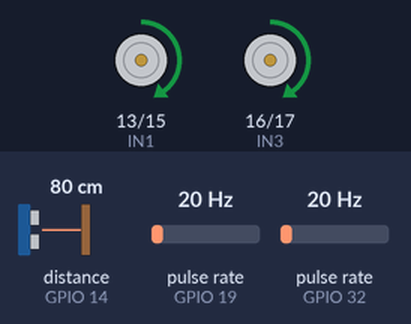
Bench run of a sketch on a simulated ESP32. Parts: motor-driver pin pairs drawn as motors (green arrow = first pin HIGH = forward, orange = second pin HIGH = backward, longer = more drive, scaled by the enable pin). Wiring (inferred from the names in the program): ultrasonic range finder: trigger GPIO 12; echo GPIO 14; 2 × pulse sensor: data GPIO 19 / data GPIO 32. The inputs (shaded band) are chosen by the test bench; at power-on: distance to the obstacle (sensor on GPIO 14) 80 cm, pulse rate (sensors on GPIO 19, GPIO 32) 20 Hz. The echo pulse lasts 58.3 µs per cm; what the sketch prints to the serial monitor is not drawn.

Above: at 1.2 s.
1.3 s: distance to the obstacle (sensor on GPIO 14) set to 19 cm
3.0 s: distance to the obstacle (sensor on GPIO 14) set to 15 cm
At 4.5 s:
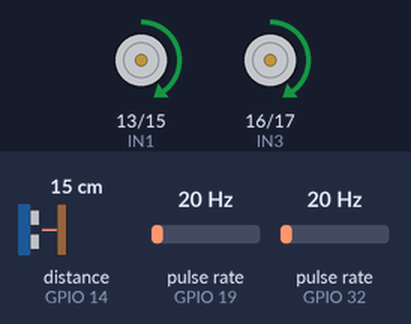
5.0 s: distance to the obstacle (sensor on GPIO 14) set to 12 cm
At 6.7 s:
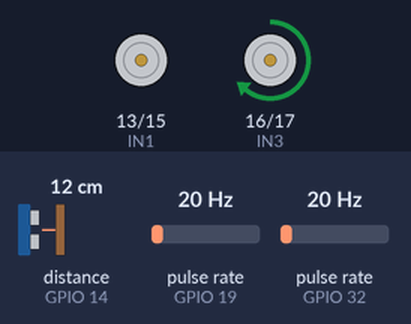
7.0 s: distance to the obstacle (sensor on GPIO 14) set to 2 cm
At 10.0 s:
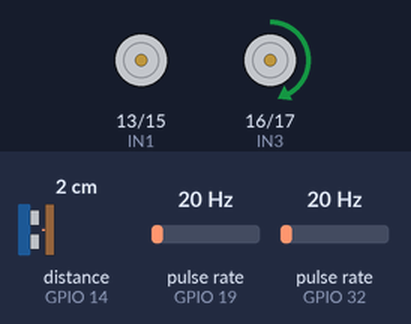
13.0 s: distance to the obstacle (sensor on GPIO 14) set to 18 cm
At 15.0 s:
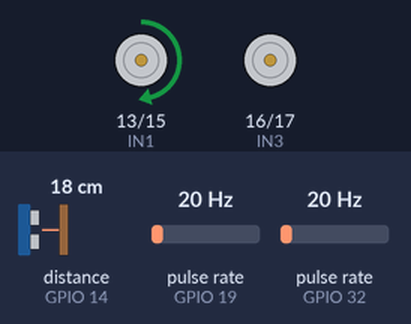
16.0 s: distance to the obstacle (sensor on GPIO 14) set to 4 cm
At 18.9 s:
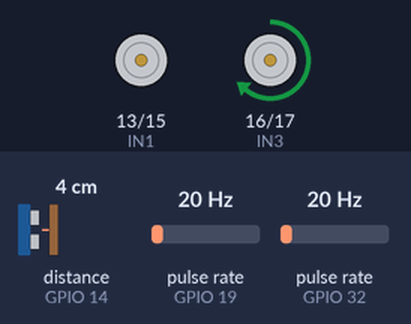
Timing chart, 0 to 20.0 s (numbered marks = the images above; inputs shaded):
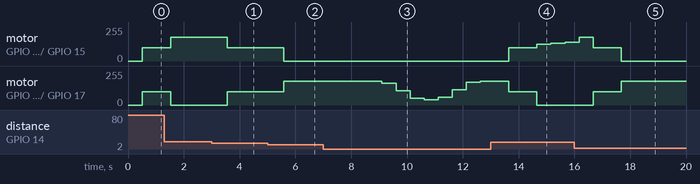

The sketch:

Water_Level_Leakage_Controller.ino
```cpp
#include <Arduino.h>

// =======================================
// --- Ultrasonic Sensor ---
#define TRIG_PIN 12
#define ECHO_PIN 14

// --- L298N Motor Pins ---
#define IN1 13
#define IN2 15
#define IN3 16
#define IN4 17
#define ENA 2   // PWM for inlet motor
#define ENB 4   // PWM for outlet motor

// --- PID Parameters ---
float Kp = 2.0;
float Ki = 0.4;
float Kd = 1.0;

// --- Level Control Parameters ---
float setpoint = 16.0;      // Target water level (cm)
float tolerance = 1.0;      // Allowed deviation (±1 cm)
float hysteresis = 0.5;     // Hysteresis buffer
float prevError = 0;
float integral = 0;

// --- Debounce Parameters ---
int stableCount = 0;          // Counts consistent readings
const int debounceLimit = 2;  // Require 2 stable readings before switching state

// --- System States ---
enum SystemState { FILLING, DRAINING, BALANCED, IDLE };
SystemState currentState = IDLE;
SystemState nextState = BALANCED;

// =======================================
// --- Dual Flow Sensor Setup ---
volatile int pulseCount1 = 0;
volatile int pulseCount2 = 0;

unsigned long lastFlowTime = 0;
float flowRate1 = 0;
float flowRate2 = 0;

// Interrupt Service Routines
void IRAM_ATTR pulseCounter1() {
  pulseCount1++;
}
void IRAM_ATTR pulseCounter2() {
  pulseCount2++;
}

// =======================================
// --- Ultrasonic Reading Function ---
float readUltrasonic() {
  digitalWrite(TRIG_PIN, LOW);
  delayMicroseconds(2);
  digitalWrite(TRIG_PIN, HIGH);
  delayMicroseconds(10);
  digitalWrite(TRIG_PIN, LOW);

  long duration = pulseIn(ECHO_PIN, HIGH, 30000);
  float distance = (duration * 0.0343) / 2.0; // cm
  return distance;
}

// =======================================
// --- Motor Control Functions ---
void runInletMotor(int pwm) {
  digitalWrite(IN1, HIGH);
  digitalWrite(IN2, LOW);
  analogWrite(ENA, pwm);
}

void runOutletMotor(int pwm) {
  digitalWrite(IN3, HIGH);
  digitalWrite(IN4, LOW);
  analogWrite(ENB, pwm);
}

void stopMotors() {
  digitalWrite(IN1, LOW);
  digitalWrite(IN2, LOW);
  digitalWrite(IN3, LOW);
  digitalWrite(IN4, LOW);
  analogWrite(ENA, 0);
  analogWrite(ENB, 0);
}

// =======================================
// --- Setup ---
void setup() {
  Serial.begin(115200);

  // Ultrasonic + Motor Pins
  pinMode(TRIG_PIN, OUTPUT);
  pinMode(ECHO_PIN, INPUT);
  pinMode(IN1, OUTPUT);
  pinMode(IN2, OUTPUT);
  pinMode(IN3, OUTPUT);
  pinMode(IN4, OUTPUT);
  pinMode(ENA, OUTPUT);
  pinMode(ENB, OUTPUT);

  // Flow Sensors
  pinMode(19, INPUT_PULLUP);  // Flow Sensor 1
  pinMode(32, INPUT_PULLUP);  // Flow Sensor 2
  attachInterrupt(digitalPinToInterrupt(19), pulseCounter1, RISING);
  attachInterrupt(digitalPinToInterrupt(32), pulseCounter2, RISING);

  Serial.println("System initialized with hysteresis + debounce (2 readings).");
}

// =======================================
// --- Main Loop ---
void loop() {
  // ===========================
  // --- Ultrasonic PID Logic ---
  float distance = readUltrasonic();

  float error = setpoint - distance;
  integral += error;
  float derivative = error - prevError;
  float output = (Kp * error) + (Ki * integral) + (Kd * derivative);
  prevError = error;

  int pwm = constrain(abs(output) * 10, 40, 180);  // Reduced speed
  int balancedPWM = 100;                           // Gentle balanced mode

  switch (currentState) {
    case IDLE:
      nextState = BALANCED;
      break;

    case FILLING:
      if (distance <= setpoint - tolerance + hysteresis)
        nextState = BALANCED;
      else
        nextState = FILLING;
      break;

    case DRAINING:
      if (distance >= setpoint + tolerance - hysteresis)
        nextState = BALANCED;
      else
        nextState = DRAINING;
      break;

    case BALANCED:
      if (distance > setpoint + tolerance + hysteresis)
        nextState = FILLING;
      else if (distance < setpoint - tolerance - hysteresis)
        nextState = DRAINING;
      else
        nextState = BALANCED;
      break;
  }

  // --- Debounce Logic ---
  if (nextState == currentState) {
    stableCount = 0;
  } else {
    stableCount++;
    if (stableCount >= debounceLimit) {
      currentState = nextState;
      stableCount = 0;
    }
  }

  // --- Display PID Values ---
  Serial.print("Distance: ");
  Serial.print(distance, 2);
  Serial.print(" cm | Error: ");
  Serial.print(error, 2);
  Serial.print(" | PWM: ");
  Serial.print(pwm);
  Serial.print(" | State: ");

  if (currentState == FILLING) {
    runInletMotor(pwm);
    digitalWrite(IN3, LOW);
    digitalWrite(IN4, LOW);
    analogWrite(ENB, 0);
    Serial.println("FILLING tank...");
  }
  else if (currentState == DRAINING) {
    runOutletMotor(pwm);
    digitalWrite(IN1, LOW);
    digitalWrite(IN2, LOW);
    analogWrite(ENA, 0);
    Serial.println("DRAINING tank...");
  }
  else if (currentState == BALANCED) {
    runInletMotor(balancedPWM);
    runOutletMotor(balancedPWM);
    Serial.println("BALANCED — both motors ON (opposite directions).");
  }

  // ===========================
  // --- Flow Sensor Logic (1 sec interval) ---
  unsigned long currentTime = millis();
  if (currentTime - lastFlowTime > 1000) {
    detachInterrupt(digitalPinToInterrupt(19));
    detachInterrupt(digitalPinToInterrupt(32));

    // YF-S201: ~450 pulses per liter
    flowRate1 = (pulseCount1 / 450.0) * 60.0; // L/min
    flowRate2 = (pulseCount2 / 450.0) * 60.0; // L/min

    Serial.print("Flow 1 (GPIO19): ");
    Serial.print(flowRate1);
    Serial.print(" L/min   ");
    Serial.print("Flow 2 (GPIO32): ");
    Serial.print(flowRate2);
    Serial.println(" L/min");

    pulseCount1 = 0;
    pulseCount2 = 0;
    lastFlowTime = currentTime;

    attachInterrupt(digitalPinToInterrupt(19), pulseCounter1, RISING);
    attachInterrupt(digitalPinToInterrupt(32), pulseCounter2, RISING);
  }

  delay(500);
}
```

Measured:
- the behaviour switches between 15 and 14 cm on distance to the obstacle (sensor on GPIO 14) (found by bisection; images 1 and 2)
- after the input at 3.0 s, motor on GPIO 13 (IN1) / GPIO 15 (IN2): forward 180/255 → forward 100/255 after 0.55 s; motor on GPIO 16 (IN3) / GPIO 17 (IN4): stopped → forward 100/255 after 0.55 s
- after the input at 5.0 s, motor on GPIO 13 (IN1) / GPIO 15 (IN2): forward 100/255 → stopped after 0.58 s; motor on GPIO 16 (IN3) / GPIO 17 (IN4): forward 100/255 → forward 180/255 after 0.58 s
- after the input at 7.0 s, motor on GPIO 16 (IN3) / GPIO 17 (IN4): forward 180/255 → forward 164/255 after 2.1 s, → forward 108/255 0.51 s later, → forward 52/255 0.50 s later, → forward 40/255 0.51 s later, … (8 changes in this stretch)
- after the input at 13.0 s, motor on GPIO 13 (IN1) / GPIO 15 (IN2): stopped → forward 100/255 after 0.64 s, → forward 124/255 1.0 s later, → forward 132/255 0.50 s later, → forward 140/255 0.51 s later; motor on GPIO 16 (IN3) / GPIO 17 (IN4): forward 180/255 → forward 100/255 after 0.64 s, → stopped 1.0 s later
- after the input at 16.0 s, motor on GPIO 16 (IN3) / GPIO 17 (IN4): stopped → forward 100/255 after 0.67 s, → forward 180/255 1.0 s later
